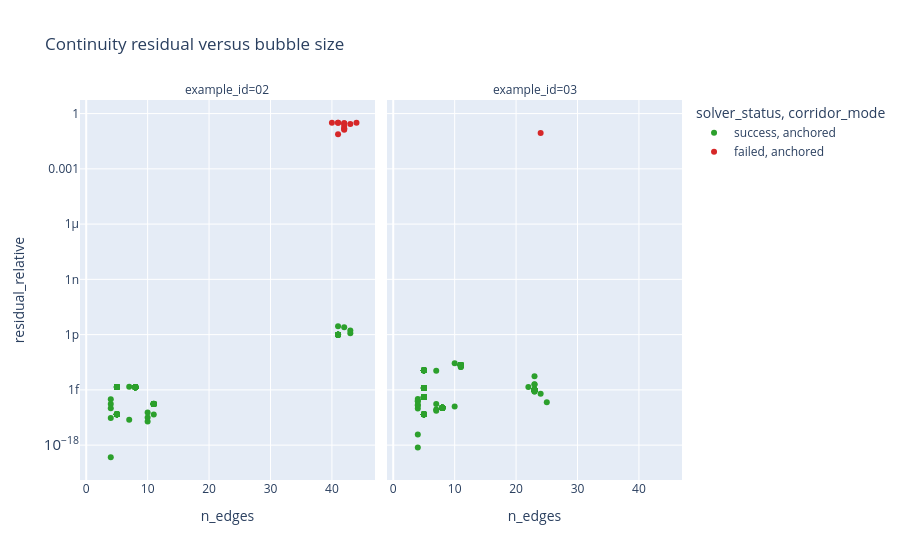

The cell this chart's notebook holds for it:
### Code cell
plot_metrics = bubble_metrics.copy()
plot_metrics['solver_status'] = np.where(plot_metrics['solver_success'], 'success', 'failed')
plot_metrics['hover_id'] = (
    plot_metrics['experiment_name'].astype(str) + ' | ' +
    plot_metrics['state_id'].astype(str) + ' | bubble ' +
    plot_metrics['compound_bubble_id'].astype(str)
)
fig = px.scatter(
    plot_metrics,
    x='n_edges',
    y='residual_relative',
    color='solver_status',
    symbol='corridor_mode',
    facet_col='example_id',
    log_y=True,
    hover_name='hover_id',
    hover_data=['solver_nfev', 'n_nodes', 'Q_unit', 'K_eq'],
    color_discrete_map={'success': '#2ca02c', 'failed': '#d62728'},
    title='Continuity residual versus bubble size',
)
fig.show()

### Figure 1 — Plotly figure (JSON) as saved in the notebook; plotly's stock layout.template omitted (floating-point values rounded to 4 significant figures; data arrays with more than 128 entries replaced by an {"elided": "..."} marker saying what was removed)
{"data": [{"customdata": {"elided": "180x4 float values"}, "hovertemplate": "<b>%{hovertext}</b><br><br>solver_status=success<br>corridor_mode=anchored<br>example_id=02<br>n_edges=%{x}<br>residual_relative=%{y}<br>solver_nfev=%{customdata[0]}<br>n_nodes=%{customdata[1]}<br>Q_unit=%{customdata[2]}<br>K_eq=%{customdata[3]}<extra></extra>", "hovertext": {"elided": "180 str values"}, "legendgroup": "success, anchored", "marker": {"color": "#2ca02c", "symbol": "circle"}, "mode": "markers", "name": "success, anchored", "orientation": "v", "showlegend": true, "type": "scatter", "x": {"elided": "180 int values"}, "xaxis": "x", "y": {"elided": "180 float values"}, "yaxis": "y"}, {"customdata": {"elided": "583x4 float values"}, "hovertemplate": "<b>%{hovertext}</b><br><br>solver_status=success<br>corridor_mode=anchored<br>example_id=03<br>n_edges=%{x}<br>residual_relative=%{y}<br>solver_nfev=%{customdata[0]}<br>n_nodes=%{customdata[1]}<br>Q_unit=%{customdata[2]}<br>K_eq=%{customdata[3]}<extra></extra>", "hovertext": {"elided": "583 str values"}, "legendgroup": "success, anchored", "marker": {"color": "#2ca02c", "symbol": "circle"}, "mode": "markers", "name": "success, anchored", "orientation": "v", "showlegend": false, "type": "scatter", "x": {"elided": "583 int values"}, "xaxis": "x2", "y": {"elided": "583 float values"}, "yaxis": "y2"}, {"customdata": [[4000.0, 28.0, 3037.0, 1.084e-07], [4000.0, 30.0, 1176.0, 7.234e-07], [4000.0, 30.0, 3220.0, 9.646e-08], [4000.0, 28.0, 3035.0, 1.086e-07], [4000.0, 30.0, 2986.0, 1.122e-07], [4000.0, 31.0, 1123.0, 7.936e-07], [4000.0, 31.0, 3917.0, 6.519e-08], [4000.0, 30.0, 3593.0, 7.745e-08], [4000.0, 32.0, 3045.0, 1.079e-07], [4000.0, 30.0, 6450.0, 2.404e-08], [4000.0, 30.0, 1133.0, 7.789e-07], [4000.0, 28.0, 3037.0, 1.084e-07]], "hovertemplate": "<b>%{hovertext}</b><br><br>solver_status=failed<br>corridor_mode=anchored<br>example_id=02<br>n_edges=%{x}<br>residual_relative=%{y}<br>solver_nfev=%{customdata[0]}<br>n_nodes=%{customdata[1]}<br>Q_unit=%{customdata[2]}<br>K_eq=%{customdata[3]}<extra></extra>", "hovertext": ["02_indep__anchored | S000_base | bubble 5", "02_indep__anchored | S009_unit_11 | bubble 5", "02_indep__anchored | S010_unit_9 | bubble 5", "02_indep__anchored | S011_unit_13 | bubble 5", "02_indep__anchored | S014_unit_3 | bubble 5", "02_indep__anchored | S016_unit_7 | bubble 5", "02_indep__anchored | S020_unit_8 | bubble 5", "02_indep__anchored | S021_unit_15 | bubble 5", "02_indep__anchored | S023_unit_12 | bubble 5", "02_indep__anchored | S024_unit_14 | bubble 5", "02_indep__anchored | S026_unit_16 | bubble 5", "02_compound_bubbles__anchored | S000_base | bubble 5"], "legendgroup": "failed, anchored", "marker": {"color": "#d62728", "symbol": "circle"}, "mode": "markers", "name": "failed, anchored", "orientation": "v", "showlegend": true, "type": "scatter", "x": [41, 42, 42, 40, 42, 42, 43, 42, 44, 42, 41, 41], "xaxis": "x", "y": [0.3175, 0.1579, 0.3002, 0.3176, 0.296, 0.1312, 0.2713, 0.2179, 0.3167, 0.1442, 0.0759, 0.3175], "yaxis": "y"}, {"customdata": [[4000.0, 18.0, 426.1, 5.508e-06]], "hovertemplate": "<b>%{hovertext}</b><br><br>solver_status=failed<br>corridor_mode=anchored<br>example_id=03<br>n_edges=%{x}<br>residual_relative=%{y}<br>solver_nfev=%{customdata[0]}<br>n_nodes=%{customdata[1]}<br>Q_unit=%{customdata[2]}<br>K_eq=%{customdata[3]}<extra></extra>", "hovertext": ["03_indep__anchored | S008_unit_23 | bubble 14"], "legendgroup": "failed, anchored", "marker": {"color": "#d62728", "symbol": "circle"}, "mode": "markers", "name": "failed, anchored", "orientation": "v", "showlegend": false, "type": "scatter", "x": [24], "xaxis": "x2", "y": [0.08896], "yaxis": "y2"}], "layout": {"annotations": [{"font": {}, "showarrow": false, "text": "example_id=02", "x": 0.245, "xanchor": "center", "xref": "paper", "y": 1, "yanchor": "bottom", "yref": "paper"}, {"font": {}, "showarrow": false, "text": "example_id=03", "x": 0.755, "xanchor": "center", "xref": "paper", "y": 1, "yanchor": "bottom", "yref": "paper"}], "legend": {"title": {"text": "solver_status, corridor_mode"}, "tracegroupgap": 0}, "title": {"text": "Continuity residual versus bubble size"}, "xaxis": {"anchor": "y", "domain": [0, 0.49], "title": {"text": "n_edges"}}, "xaxis2": {"anchor": "y2", "domain": [0.51, 1], "matches": "x", "title": {"text": "n_edges"}}, "yaxis": {"anchor": "x", "domain": [0, 1], "title": {"text": "residual_relative"}, "type": "log"}, "yaxis2": {"anchor": "x2", "domain": [0, 1], "matches": "y", "showticklabels": false, "type": "log"}}}
